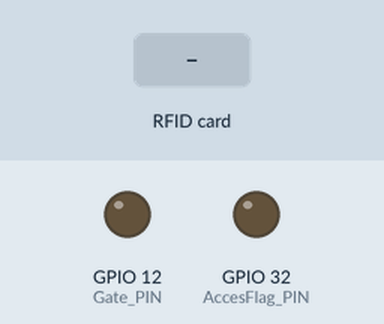
This sketch was run on a simulated ESP32. On the bench: output pins drawn as LEDs (lit = HIGH). The inputs (shaded band) are chosen by the test bench. WiFi joins after 1.5 s; servers stay silent unless stated; what the sketch prints to the serial monitor is not drawn.

Above: at 2.7 s.
2.8 s: RFID card 83 1C 67 0D held to the reader
At 4.1 s:
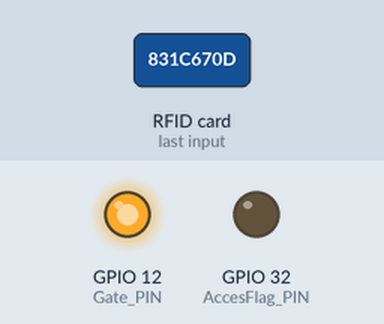
4.4 s: RFID card 5E 7A 19 C4 held to the reader
At 6.7 s:
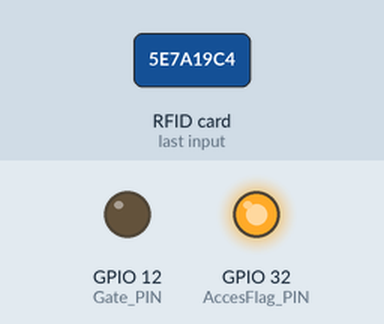
Timing chart, 0 to 8.5 s (numbered marks = the images above; inputs shaded):
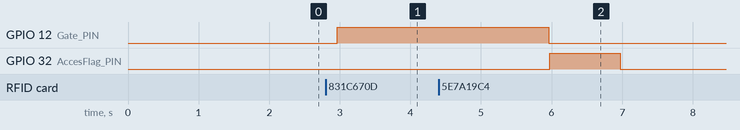

Measured:
- after the input at 2.8 s, GPIO 12 (Gate_PIN): LOW → HIGH after 0.16 s
- after the input at 4.4 s, GPIO 32 (AccesFlag_PIN): LOW → HIGH after 1.6 s, → LOW 1.0 s later

The sketch:

RFID.ino
```cpp
#include <SPI.h>
#include <MFRC522.h>
#include <ThingSpeak.h>
#define SS_PIN 21
#define RST_PIN 22

#define AccesFlag_PIN 32
#define Gate_PIN 12
#define Max_Acces 3

#if defined(ESP32)
#include <WiFi.h>
#include <FirebaseESP32.h>
#elif defined(ESP8266)
#include <ESP8266WiFi.h>
#include <FirebaseESP8266.h>
#endif


// Provide the token generation process info.
#include <addons/TokenHelper.h>

// Provide the RTDB payload printing info and other helper functions.
#include <addons/RTDBHelper.h>

/* 1. Define the WiFi credentials */
#define WIFI_SSID "ISITcom_wifi_etud"
#define WIFI_PASSWORD "@isitcom@2022"
#define API_KEY "AIzaSyAWGqDeq3JHHL0VRHRQfA9LR9rXk89Pwrk"

/* 3. Define the user Email and password that already registerd or added in your project */
#define USER_EMAIL "sabbaghsarah1998@gmail.com"
#define USER_PASSWORD "sarah1998"

/* 4. If work with RTDB, define the RTDB URL */
#define DATABASE_URL "https://rfid-87f91-default-rtdb.europe-west1.firebasedatabase.app/" //<databaseName>.firebaseio.com or <databaseName>.<region>.firebasedatabase.app

#define DATABASE_SECRET "puttxe5R7zKPon300RsMfzhgEeiMrJvCSaAGq9I6"

// ThingSpeak information
/*char* writeAPIKey = "OPQ0368T9M0OQIUE";
char* readAPIKey = "21XMR3ZDYL85SHX5";
const long channelID = 1709430; */

/* 6. Define the Firebase Data object */
FirebaseData fbdo;

/* 7. Define the FirebaseAuth data for authentication data */
FirebaseAuth auth;

/* 8. Define the FirebaseConfig data for config data */
FirebaseConfig config;

unsigned long dataMillis = 0;
int count = 0;

byte Count_acces=0;
byte CodeVerif=0;
byte Code_Acces[4]={0x83, 0x1C, 0x67, 0xD};


MFRC522 rfid(SS_PIN, RST_PIN); // Instance of the class

// Init array that will store new NUID
byte nuidPICC[4];

void setup()
{
  // Init RS232
  Serial.begin(9600);

  // Init SPI bus
  SPI.begin();


   WiFi.begin(WIFI_SSID, WIFI_PASSWORD);
    Serial.print("Connecting to Wi-Fi");
    while (WiFi.status() != WL_CONNECTED)
    {
        Serial.print(".");
        delay(300);
    }
    Serial.println();
    Serial.print("Connected with IP: ");
    Serial.println(WiFi.localIP());
    Serial.println();

    Serial.printf("Firebase Client v%s\n\n", FIREBASE_CLIENT_VERSION);

    /* Assign the api key (required) */
    config.api_key = API_KEY;

    /* Assign the user sign in credentials */
    auth.user.email = USER_EMAIL;
    auth.user.password = USER_PASSWORD;

    /* Assign the RTDB URL */
    config.database_url = DATABASE_URL;

    Firebase.reconnectWiFi(true);
    fbdo.setResponseSize(4096);

    String base_path = "/UsersData/";

    /* Assign the callback function for the long running token generation task */
    config.token_status_callback = tokenStatusCallback; // see addons/TokenHelper.h

    /** Assign the maximum retry of token generation */
    config.max_token_generation_retry = 5;

    /* Initialize the library with the Firebase authen and config */
    Firebase.begin(&config, &auth);

    String var = "$userId";
    String val = "($userId === auth.uid && auth.token.premium_account === true && auth.token.admin === true)";
    Firebase.setReadWriteRules(fbdo, base_path, var, val, val, DATABASE_SECRET);


  // Init MFRC522
  rfid.PCD_Init();

  // Init LEDs
  pinMode(AccesFlag_PIN, OUTPUT);
  pinMode(Gate_PIN, OUTPUT);

  digitalWrite(AccesFlag_PIN, LOW);
  digitalWrite(Gate_PIN, LOW);
}

void loop()
{
  /* if (millis() - dataMillis > 5000 && Firebase.ready())
    {
        dataMillis = millis();
        String path = "/UsersData/";
        path += auth.token.uid.c_str(); //<- user uid of current user that sign in with Emal/Password
        path += "/test/int";
        Serial.printf("Set int... %s\n", Firebase.setInt(fbdo, path, count++) ? "ok" : fbdo.errorReason().c_str());
    }*/
    /*int c=0;
    c++;
    ThingSpeak.writeField(channelID, 1, c, writeAPIKey);*/
  // Initialisé la boucle si aucun badge n'est présent
  if ( !rfid.PICC_IsNewCardPresent())
    return;

  // Vérifier la présence d'un nouveau badge
  if ( !rfid.PICC_ReadCardSerial())
    return;

  // Afffichage
  Serial.println(F("Un badge est détecté"));

  // Enregistrer l’ID du badge (4 octets)
  for (byte i = 0; i < 4; i++) {
    nuidPICC[i] = rfid.uid.uidByte[i];
  }

  // Vérification du code
  CodeVerif= GetAccesState(Code_Acces,nuidPICC);
  if (CodeVerif!=1)
  {
    Count_acces+=1;
    if(Count_acces==Max_Acces)
    {
     // Dépassement des tentatives (clignotement infinie)
     byte counte = 0;
     while(counte<30)
     {
      counte++;
      digitalWrite(AccesFlag_PIN, HIGH);
      delay(200);
      digitalWrite(AccesFlag_PIN, LOW);
      delay(200);
      // Affichage
      Serial.println("Alarme!");
     }
    }
    else
    {
      // Affichage
      Serial.println("Code érroné");

      // Un seul clignotement: Code erroné
      digitalWrite(AccesFlag_PIN, HIGH);
      delay(1000);
      digitalWrite(AccesFlag_PIN, LOW);
    }
  }
  else
  {

    // Affichage
    Serial.println("Ouverture de la porte");
    String path2 = "/UsersData/";
    path2 += auth.token.uid.c_str(); //<- user uid of current user that sign in with Emal/Password
    path2 += "/test/badge";    // Ouverture de la porte & Initialisation
    Firebase.setString(fbdo, path2, "83 1C 67 D");
    digitalWrite(Gate_PIN, HIGH);
    delay(3000);
    digitalWrite(Gate_PIN, LOW);
    Count_acces=0;
  }

  // Affichage de l'identifiant
  Serial.println(" L'UID du tag est:");
  for (byte i = 0; i < 4; i++)
  {
    Serial.print(nuidPICC[i], HEX);
    Serial.print(" ");
  }
  Serial.println();

  // Re-Init RFID
  rfid.PICC_HaltA(); // Halt PICC
  rfid.PCD_StopCrypto1(); // Stop encryption on PCD
}

byte GetAccesState(byte *CodeAcces,byte *NewCode)
{
  byte StateAcces=0;
  if ((CodeAcces[0]==NewCode[0])&&(CodeAcces[1]==NewCode[1])&&
  (CodeAcces[2]==NewCode[2])&& (CodeAcces[3]==NewCode[3]))
    return StateAcces=1;
  else
    return StateAcces=0;
}
```
